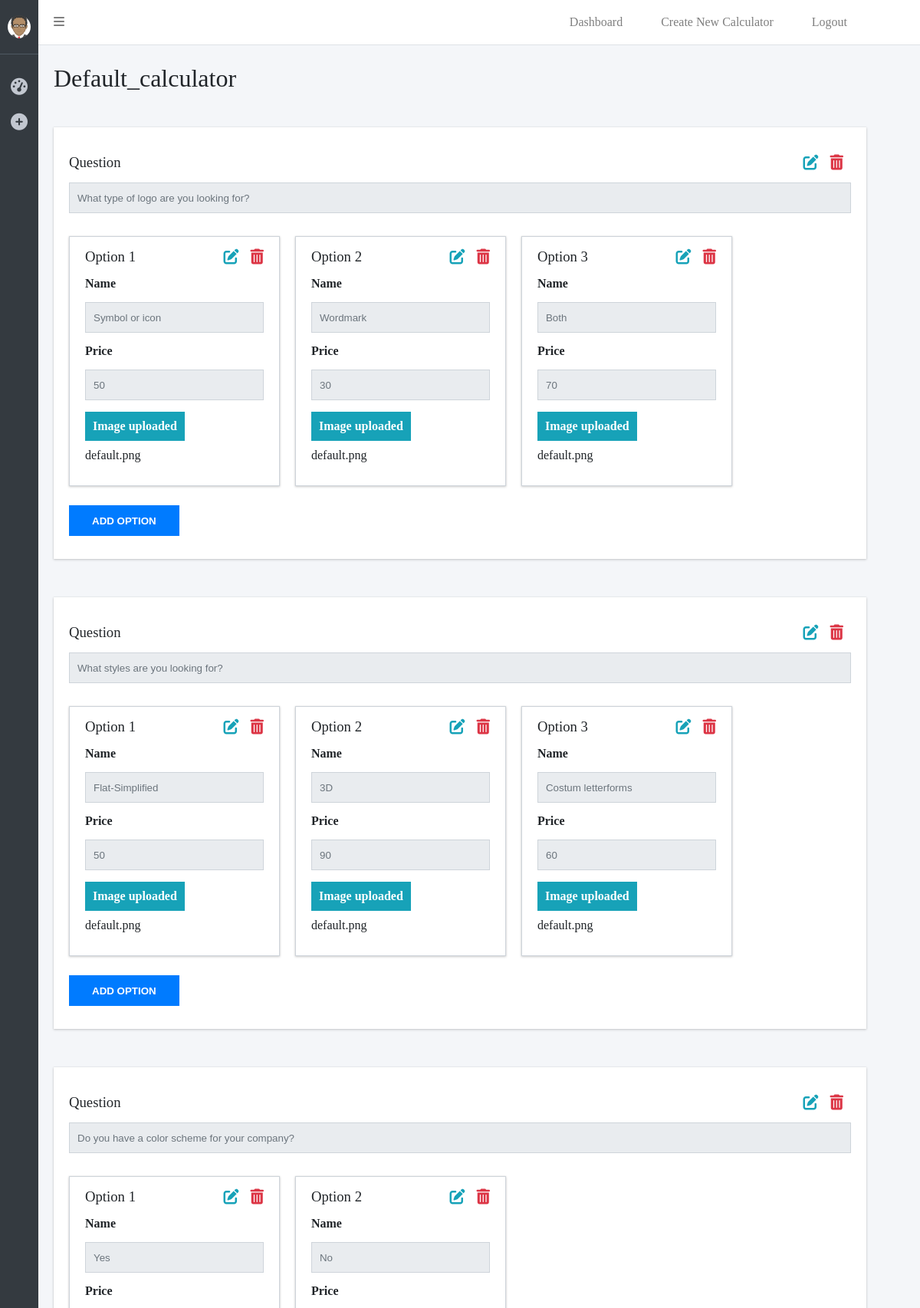
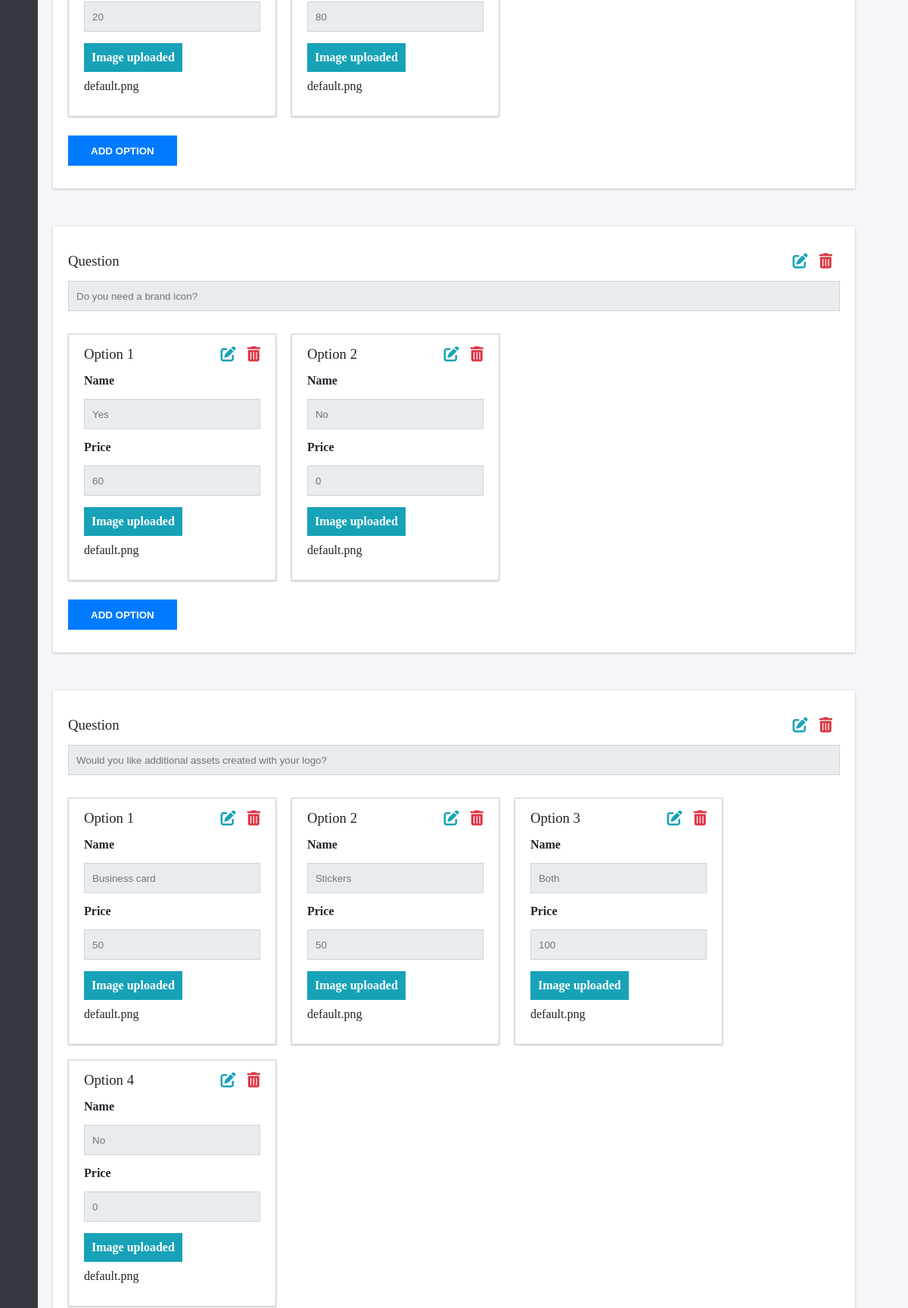
Page /edit/1 (signed in, upper part) on the committed database (2 pictures, top to bottom).
### tables this page shows
CREATE TABLE IF NOT EXISTS `calculator` (
  `id` int(11) NOT NULL AUTO_INCREMENT,
  `calculatorName` varchar(150) NOT NULL DEFAULT '0',
  `heading` varchar(50) NOT NULL,
  `calculatorText` text NOT NULL,
  `button` varchar(50) NOT NULL,
  `logo` varchar(50) NOT NULL,
  `currency` varchar(50) NOT NULL,
  `optionStatus` set('0','1') NOT NULL DEFAULT '0',
  `date` timestamp NOT NULL DEFAULT CURRENT_TIMESTAMP ON UPDATE CURRENT_TIMESTAMP,
  `user_id` int(11) NOT NULL,
  PRIMARY KEY (`id`),
  KEY `user` (`user_id`),
  CONSTRAINT `user` FOREIGN KEY (`user_id`) REFERENCES `user` (`id`)
);

CREATE TABLE IF NOT EXISTS `step` (
  `id` int(11) NOT NULL AUTO_INCREMENT,
  `stepName` varchar(150) NOT NULL DEFAULT '0',
  `stepStatus` set('0','1') NOT NULL DEFAULT '0',
  `date` timestamp NOT NULL DEFAULT CURRENT_TIMESTAMP ON UPDATE CURRENT_TIMESTAMP,
  `calculator_id` int(11) NOT NULL DEFAULT '0',
  PRIMARY KEY (`id`),
  KEY `calculator` (`calculator_id`),
  CONSTRAINT `calculator` FOREIGN KEY (`calculator_id`) REFERENCES `calculator` (`id`)
);

CREATE TABLE IF NOT EXISTS `options` (
  `id` int(11) NOT NULL AUTO_INCREMENT,
  `optionName` varchar(150) NOT NULL DEFAULT '0',
  `optionPrice` varchar(150) NOT NULL DEFAULT '0',
  `optionImage` varchar(250) NOT NULL DEFAULT '0',
  `optionStatus` set('0','1') NOT NULL DEFAULT '0',
  `date` timestamp NOT NULL DEFAULT CURRENT_TIMESTAMP ON UPDATE CURRENT_TIMESTAMP,
  `step_id` int(11) NOT NULL,
  PRIMARY KEY (`id`),
  KEY `step` (`step_id`),
  CONSTRAINT `step` FOREIGN KEY (`step_id`) REFERENCES `step` (`id`)
);

### index.php (called while the page is built, shortened)
<?php require 'main.php'; ?>

### include/functions.inc.php (called while the page is built, shortened)
<?php
    function selectOne($conn,$name, $query) {
        $error = false;
        if(!$stmt = $conn->prepare("{$query}")) {
            $error = 'Error';
            return $error;
        }
        $stmt -> bind_param('s', $name);
        $stmt -> execute();
        $res = $stmt -> get_result();
        if($row = $res -> fetch_assoc()) {
            return $row;
        }
        return $error;
    }
    function select($conn,$name, $query) {
        if(!$stmt = $conn->prepare("{$query}")) {
            $error = 'Error';
            return $error;
        }
        $stmt -> bind_param('s', $name);
        $stmt -> execute();
        $res = $stmt -> get_result();
        return $res;
    }
?>

### pages/edit.php (the view, shortened to what this page needs)
<?php
    if(isset($_GET['id'])){
        require_once('include/db_connection.php');
        require_once('include/functions.inc.php');
        $id = $_GET['id'];
        $query = "SELECT * FROM calculator WHERE id = ?";
        $calculator = selectOne($conn, $id, $query);
    } else {
        header('Location: calculators');
    }
?>
<!DOCTYPE html>
<?php require_once('include/head.php'); ?>
<body>
    <?php require_once('include/admin/admin_nav.php'); ?>
    <?php require_once('include/admin/admin_sidebar.php'); ?>
    <main>
    <div class="main__heading"><h1><?php echo $calculator['calculatorName']; ?></h1></div>
    <?php
    $query = "SELECT * FROM step WHERE calculator_id = ?";
    $stepResult = select($conn, $id, $query);
    if($stepResult->num_rows > 0) {
    ?>
    <form action="<?php base(); ?>include/edit.inc.php" enctype="multipart/form-data" method="POST">
        <?php
            while($stepRow = $stepResult->fetch_assoc()) { ?>
            <div class="form" data-id="<?php echo $calculator['id'] . '-' . $stepRow['id']; ?>">
                <div class="edit-form__question-container" >
                    <h3>Question</h3>
                    <input type="text" name="<?php echo $calculator['id'] . '-' . $stepRow['id'] . '-question'; ?>" disabled value="<?php echo $stepRow['stepName']; ?>">
                    <div class="edit-form__icons">
                        <span class="edit-icon">
                            <i class="fas fa-edit"></i>
                        </span>
                        <a href="../include/delete_step.inc.php?calc_id=<?php echo $calculator['id'] . '&id=' . $stepRow['id']; ?>"" class="delete-icon">
                            <i class="fas fa-trash-alt"></i>
                        </a>
                    </div>
                </div>
                <div class="calculator-option">
                    <?php
                        $i = 0;
                        $query = "SELECT * FROM options WHERE step_id = ?";
                        $optionResult = select($conn, $stepRow['id'], $query);
                        while($optionRow = $optionResult->fetch_assoc()) { ?>
                        <div class="edit-form__option">
                            <h3>Option <?php echo ++$i; ?></h3>
                            <div>
                                <label for="<?php echo $optionRow['id'] . '-optionName'; ?>">Name</label>
                                <input type="text" disabled name="<?php echo $calculator['id'] . '-' . $optionRow['id'] . '-optionName'; ?>" id="<?php echo $optionRow['id'] . '-optionName'; ?>" value="<?php echo $optionRow['optionName']; ?>">
                            </div>
                            <div>
                                <label for="<?php echo $optionRow['id'] . '-' . $optionRow['optionPrice']; ?>">Price</label>
                                <input type="text" disabled name="<?php echo $optionRow['id'] . '-optionPrice'; ?>" id="<?php echo $optionRow['id'] . '-optionPrice'; ?>" value="<?php echo $optionRow['optionPrice']; ?>">
                            </div>
                            <div>
                                <label for="<?php echo $optionRow['id'] . '-optionImage'; ?>" class="file__label">Upload Image</label>
                                <span class="file__name"></span>
                            </div>
                            <div class="edit-form__icons">
                                <span class="edit-icon">
                                    <i class="fas fa-edit"></i>
                                </span>
                                <a href="../include/delete_option.inc.php?calc_id=<?php echo $calculator['id'] . '&id=' . $optionRow['id']; ?>" class="delete-icon">
                                    <i class="fas fa-trash-alt"></i>
                                </a>
                            </div>
                        </div>
                        <?php } ?>
                </div>
                <button class="add-option">Add option</button>
            </div>
            <?php } ?>
    </form>
    <?php } else { ?>
    <div>
        <p>Sorry, you don't have any questions in your calculator.</p>
    </div>
    <?php } ?>
    </main>
</body>
</html>

### css/styles.css (style rules this page uses)
:root { --main-background: #f4f6f9; --nav-color: rgba(0, 0, 0, 0.5); --text-color: #212529; --nav-hover: rgba(0, 0, 0, 0.7); --sidebar: #343a40; --sidebar-text: #c2c7d0; --sidebar-border: #4f5962; --primary: #007bff; --primary-hover: #0069d9; --secondary: #6c757d; --info: #17a2b8; --info-hover: #138496; --delete: #dc3545; --delete-hover: #c82333; --input-border: #ced4da; --disabled: #e9ecef; }
* { margin: 0; padding: 0; -webkit-box-sizing: border-box; box-sizing: border-box; }
html { font-size: 62.5%; scroll-behavior: smooth; }
body { min-height: 100vh; font-size: 1.6rem; background-color: var(--main-background); color: var(--text-color); position: relative; }
h1, h2, h3, h4 { font-weight: 500; }
form button { cursor: pointer; border: none; outline: none; margin: 1rem 0; padding: 1.25rem 3rem; text-transform: uppercase; font-weight: 700; color: #fff; -webkit-transition: all 0.2s; -o-transition: all 0.2s; transition: all 0.2s; background-color: var(--primary); }
.form { margin: 3rem auto 5rem; width: 100%; background-color: #fff; -webkit-box-shadow: 0 0 1px rgba(0, 0, 0, 0.125), 0 1px 3px rgba(0, 0, 0, 0.2); box-shadow: 0 0 1px rgba(0, 0, 0, 0.125), 0 1px 3px rgba(0, 0, 0, 0.2); padding: 2rem; position: relative; }
.form input, select { height: 4rem; width: 100%; background-color: #fff; color: #495057; border: 1px solid var(--input-border); margin-top: 0.5rem; padding-left: 1rem; }
.form input:disabled { background-color: var(--disabled); color: var(--secondary); }
.form > div { margin: 1.5rem 0; }
.calculator-option { margin: 1rem 0; display: -ms-grid; display: -webkit-box; display: -ms-flexbox; display: flex; -ms-flex-wrap: wrap; flex-wrap: wrap; gap: 2rem; }
main { padding: 1rem 7rem; }
.main__heading { padding: 1.5rem 0; text-transform: capitalize; }
.edit-icon { color: var(--info); padding: 1rem 0.5rem; cursor: pointer; }
.delete-icon { color: var(--delete); padding: 1rem 0.5rem; }
.form label { font-weight: 700; display: inline-block; margin-bottom: 1rem; }
.form h3 { margin-bottom: 1rem; }
.form .edit-form__question-container { position: relative; margin-bottom: 3rem; }
.edit-form__icons { position: absolute; top: 0; right: 0.5rem; font-size: 2rem; }
.edit-form__option { padding: 1.5rem 2rem; border: 1px solid var(--input-border); -webkit-box-shadow: 0 0 1px rgba(0, 0, 0, 0.125), 0 1px 3px rgba(0, 0, 0, 0.2); box-shadow: 0 0 1px rgba(0, 0, 0, 0.125), 0 1px 3px rgba(0, 0, 0, 0.2); position: relative; }
.edit-form__option > div { margin: 1.5rem 0; }
.edit-form__option .edit-form__icons { right: 1.5rem; }
.file__label { background-color: var(--info); color: #fff; padding: 1rem; cursor: pointer; }
.file__name { display: block; }

### rows in the picture
calculator: calculatorName "Default_calculator"
step: stepName "What type of logo are you looking for?"
options: optionName "Symbol or icon", optionPrice "50"
options: optionName "Wordmark", optionPrice "30"
options: optionName "Both", optionPrice "70"
step: stepName "What styles are you looking for?"
options: optionName "Flat-Simplified", optionPrice "50"
options: optionName "3D", optionPrice "90"
options: optionName "Costum letterforms", optionPrice "60"
step: stepName "Do you have a color scheme for your company?"
options: optionName "Yes", optionPrice "20"
options: optionName "No", optionPrice "80"
step: stepName "Do you need a brand icon?"
options: optionName "Yes", optionPrice "60"
options: optionName "No", optionPrice "0"
step: stepName "Would you like additional assets created with your logo?"
options: optionName "Business card", optionPrice "50"
options: optionName "Stickers", optionPrice "50"
options: optionName "Both", optionPrice "100"
options: optionName "No", optionPrice "0"
